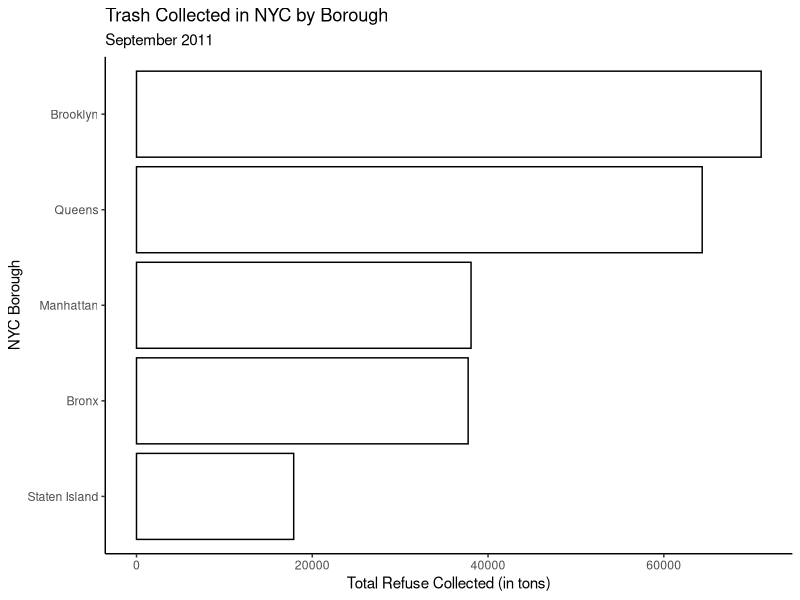
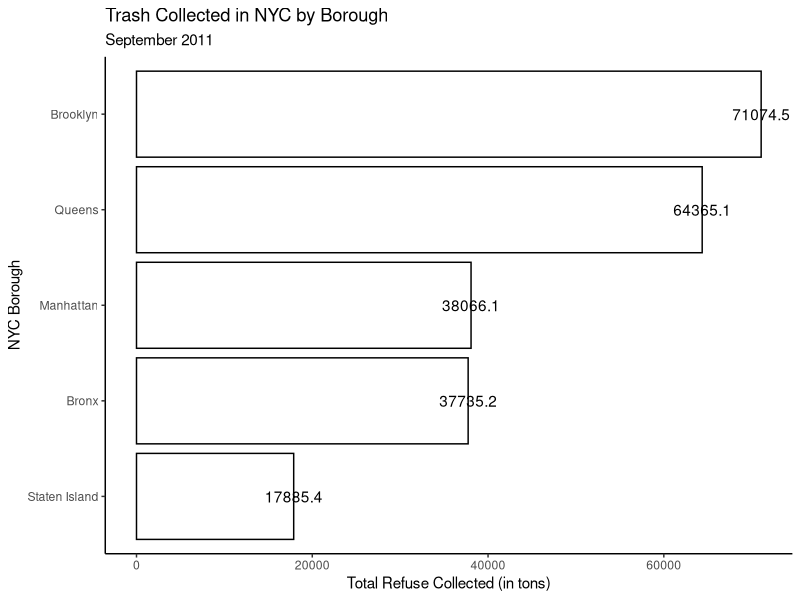
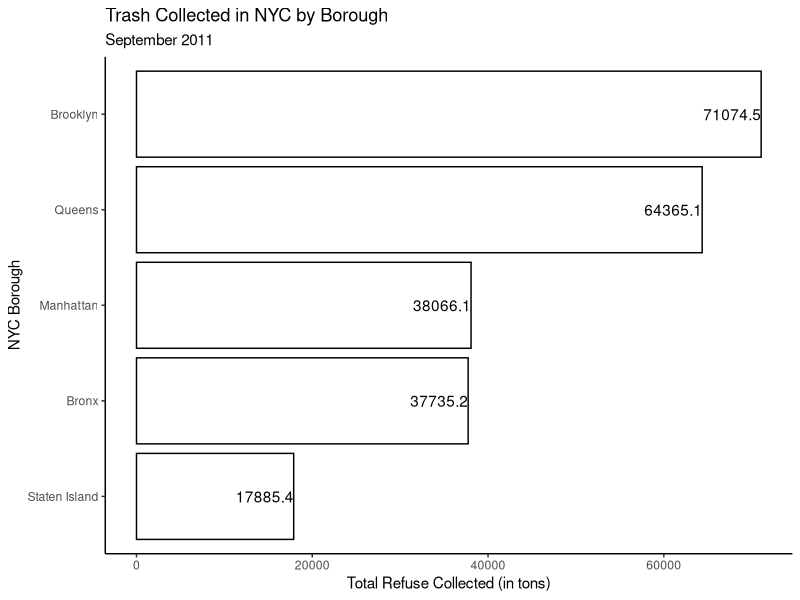
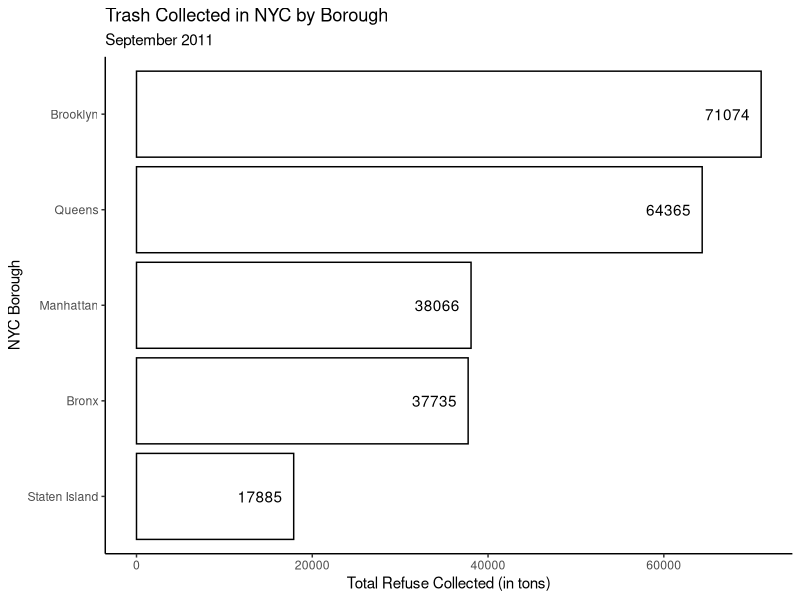
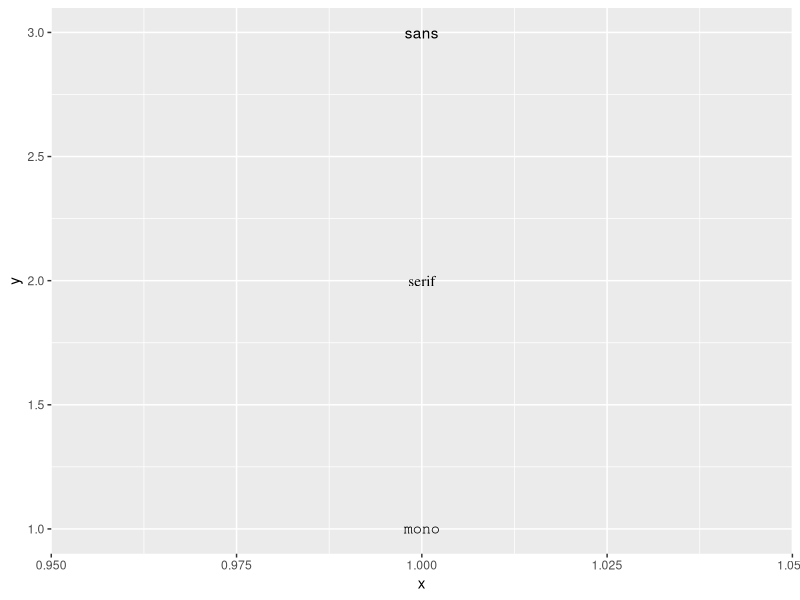
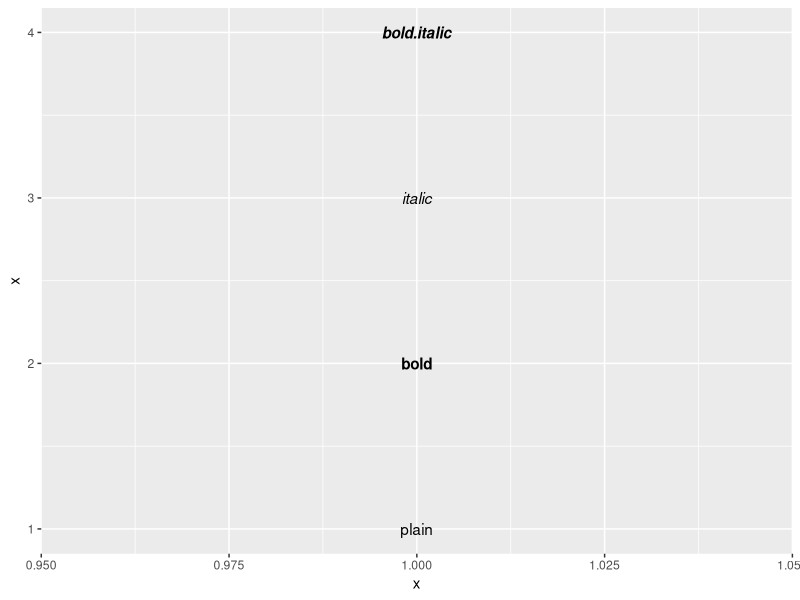
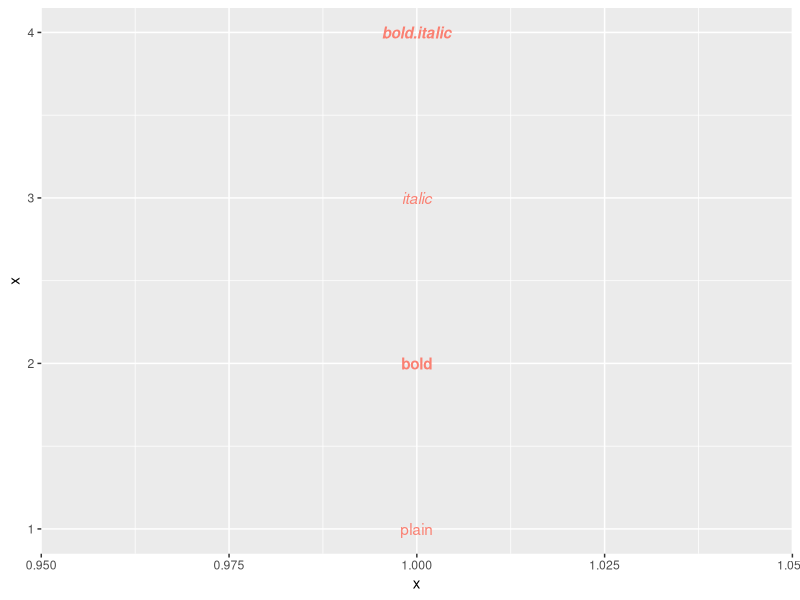
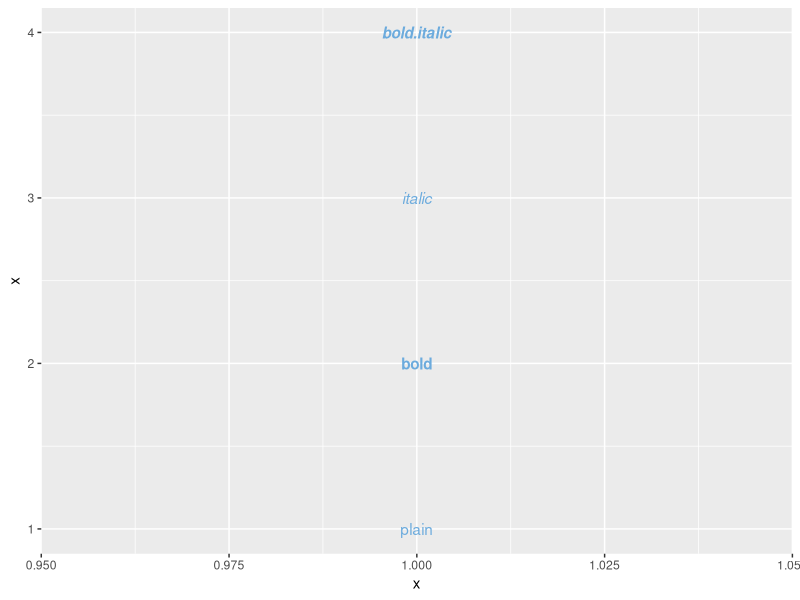

Source code (R) for these figures, in order:
## ---- chunk 1
library(tidyverse)

## Let's start with our NYC Trash Horizontal Bar Chart ##

nyc <- readxl::read_xlsx("NYC Trash Data.xlsx")

## Subset to September 2011 ##

nyc_sept11 <- nyc |>
  dplyr::filter(MONTH == 9 & YEAR == 2011)

## Sum up REFUSETONSCOLLECTED variable by Borough ##

trash_tot <- nyc_sept11 |>
  dplyr::group_by(BOROUGH) |>
  dplyr::summarize(Sum_Trash = sum(REFUSETONSCOLLECTED))

## Visualization we left off with: ##

trash_tot |>
  ggplot(aes(x=Sum_Trash,y=reorder(BOROUGH,Sum_Trash))) +
  geom_bar(stat='identity',color='black',fill='white') +
  labs(y = "NYC Borough",
       x = "Total Refuse Collected (in tons)",
       title = "Trash Collected in NYC by Borough",
       subtitle = "September 2011") +
  theme_classic()
## ---- chunk 2
trash_tot |>
  ggplot(aes(x=Sum_Trash,y=reorder(BOROUGH,Sum_Trash))) +
  geom_bar(stat='identity',color='black',fill='white') +
  geom_text(aes(label=Sum_Trash)) +
  labs(y = "NYC Borough",
       x = "Total Refuse Collected (in tons)",
       title = "Trash Collected in NYC by Borough",
       subtitle = "September 2011") +
  theme_classic()
## ---- chunk 3
trash_tot |>
  ggplot(aes(x=Sum_Trash,y=reorder(BOROUGH,Sum_Trash))) +
  geom_bar(stat='identity',color='black',fill='white') +
  geom_text(aes(label=Sum_Trash),hjust = 1) +
  labs(y = "NYC Borough",
       x = "Total Refuse Collected (in tons)",
       title = "Trash Collected in NYC by Borough",
       subtitle = "September 2011") +
  theme_classic()
## ---- chunk 4
trash_tot |>
  ggplot(aes(x=Sum_Trash,y=reorder(BOROUGH,Sum_Trash))) +
  geom_bar(stat='identity',color='black',fill='white') +
  geom_text(aes(label=round(Sum_Trash)),hjust=1.25) +
  labs(y = "NYC Borough",
       x = "Total Refuse Collected (in tons)",
       title = "Trash Collected in NYC by Borough",
       subtitle = "September 2011") +
  theme_classic()
## ---- chunk 5
df <- data.frame(x = 1, y = 3:1, 
                 family = c("sans", "serif", "mono"))
df |>
  ggplot(aes(x, y)) + 
  geom_text(aes(label = family, 
                family = family))
## ---- chunk 6
df <- data.frame(x = 1:4, fontface = c("plain", "bold", "italic", "bold.italic"))
df |>
  ggplot(aes(1, x)) + 
  geom_text(aes(label = fontface, fontface = fontface))
## ---- chunk 7
## Salmon Font ##
df |>
  ggplot(aes(1, x)) + 
  geom_text(aes(label = fontface, 
                fontface = fontface),
            color='salmon')
## ---- chunk 8
## Manchester City Light Blue ##
df |>
  ggplot(aes(1, x)) + 
  geom_text(aes(label = fontface, 
                fontface = fontface),
            color = "#6CABDD")
## ---- chunk 9
trash_tot |>
  ggplot(aes(x=Sum_Trash,y=reorder(BOROUGH,Sum_Trash))) +
  geom_bar(stat='identity',color='black',fill='white') +
  geom_text(aes(label=round(Sum_Trash)),family='serif',
            fontface='bold.italic',color='#CE1141',hjust=1.25) +
  labs(y = "NYC Borough",
       x = "Total Refuse Collected (in tons)",
       title = "Trash Collected in NYC by Borough",
       subtitle = "September 2011") +
  theme_classic()
## ---- chunk 10
trash_tot |>
  ggplot(aes(x=Sum_Trash,y=reorder(BOROUGH,Sum_Trash))) +
  geom_bar(stat='identity',color='black',fill='white') +
  geom_text(aes(label=round(Sum_Trash)),family='serif',
            fontface='bold.italic',color='#CE1141',hjust=-0.25) +
  labs(y = "NYC Borough",
       x = "Total Refuse Collected (in tons)",
       title = "Trash Collected in NYC by Borough",
       subtitle = "September 2011") +
  theme_classic()
## ---- chunk 11
trash_tot |>
  ggplot(aes(x=Sum_Trash,y=reorder(BOROUGH,Sum_Trash))) +
  geom_bar(stat='identity',color='black',fill='white') +
  geom_text(aes(label=round(Sum_Trash)),
            family='serif',
            fontface='bold.italic',
            color='#CE1141',
            hjust=-0.25) +
  labs(y = "NYC Borough",
       x = "Total Refuse Collected (in tons)",
       title = "Trash Collected in NYC by Borough",
       subtitle = "September 2011") +
  theme_classic() +
  scale_x_continuous(limits = c(0,75000))
## ---- chunk 12
trash_tot |>
  ggplot(aes(x=Sum_Trash,y=reorder(BOROUGH,Sum_Trash))) +
  geom_bar(stat='identity',color='black',fill='white') +
  geom_text(aes(label=round(Sum_Trash)),
            family='serif',
            fontface='bold.italic',
            color='#CE1141',
            hjust=-0.25) +
  labs(y = "NYC Borough",
       x = "Total Refuse Collected (in tons)",
       title = "Trash Collected in NYC by Borough",
       subtitle = "September 2011") +
  theme_classic() +
  scale_x_continuous(limits = c(0,75000),
                     breaks = seq(0,80000,
                                  by=10000))
## ---- chunk 13
## First, Save the Plot to an Object, p ##
p <- trash_tot |>
  ggplot(aes(x=Sum_Trash,y=reorder(BOROUGH,Sum_Trash))) +
  geom_bar(stat='identity',color='black',fill='white') +
  geom_text(aes(label=round(Sum_Trash)),
            family='serif',
            fontface='bold.italic',
            color='#CE1141',
            hjust=-0.25) +
  labs(y = "NYC Borough",
       x = "Total Refuse Collected (in tons)",
       title = "Trash Collected in NYC by Borough",
       subtitle = "September 2011") +
  theme_classic() +
  scale_x_continuous(limits = c(0,75000),
                     breaks = seq(0,80000,
                                  by=10000),
                     labels = scales::label_number(
                       suffix = "K",
                       scale = 1e-3))
## ---- chunk 14
## Now, Modify the Font of the Axes and Titles ##
p +
  theme(axis.text.x = element_text(family = 'serif',
                                   face = 'bold.italic',
                                   color = '#CE1141'),
        axis.title.x = element_text(family = 'serif',
                                    face = 'bold.italic',
                                    color = '#CE1141'),
        axis.text.y = element_text(family = 'serif',
                                   face = 'bold.italic',
                                   color = '#CE1141'),
        axis.title.y = element_text(family = 'serif',
                                    face = 'bold.italic',
                                    color = '#CE1141'))
## ---- chunk 15
trash_tot |>
  ggplot(aes(x=Sum_Trash,y=reorder(BOROUGH,Sum_Trash),
             fill=BOROUGH)) +
  geom_bar(stat='identity',color='black') +
  geom_text(aes(label=round(Sum_Trash)),family='serif',
            fontface='bold.italic',color='#CE1141',hjust=-0.25) +
  labs(y = "NYC Borough",
       x = "Total Refuse Collected (in tons)",
       title = "Trash Collected in NYC by Borough",
       subtitle = "September 2011") +
  theme_classic() +
  theme(axis.text.x = element_text(family = 'serif',
                                   face = 'bold.italic'),
        axis.title.x = element_text(family = 'serif',
                                    face = 'bold.italic'),
        axis.text.y = element_text(family = 'serif',
                                   face = 'bold.italic'),
        axis.title.y = element_text(family = 'serif',
                                    face = 'bold.italic')) +
  scale_x_continuous(limits = c(0,80000),
                     breaks = seq(0,80000,by=10000),
                     labels = scales::label_number(suffix = "K",
                                                   scale = 1e-3))
## ---- chunk 16
trash_tot |>
  ggplot(aes(x=Sum_Trash,y=reorder(BOROUGH,Sum_Trash),
             fill=BOROUGH)) +
  geom_bar(stat='identity',color='black') +
  geom_text(aes(label=round(Sum_Trash)),family='serif',
            fontface='bold.italic',color='#CE1141',hjust=-0.25) +
  labs(y = "NYC Borough",
       x = "Total Refuse Collected (in tons)",
       title = "Trash Collected in NYC by Borough",
       subtitle = "September 2011") +
  theme_classic() +
  theme(axis.text.x = element_text(family = 'serif',
                                   face = 'bold.italic'),
        axis.title.x = element_text(family = 'serif',
                                    face = 'bold.italic'),
        axis.text.y = element_blank(),
        axis.title.y = element_text(family = 'serif',
                                    face = 'bold.italic'),
        axis.ticks.y = element_blank()) +
  scale_x_continuous(limits = c(0,80000),
                     breaks = seq(0,80000,by=10000),
                     labels = scales::label_number(suffix = "K",
                                                   scale = 1e-3))
## ---- chunk 17
## Bottom ##
trash_tot |>
  ggplot(aes(x=Sum_Trash,y=reorder(BOROUGH,Sum_Trash),fill=BOROUGH)) +
  geom_bar(stat='identity',color='black') +
  geom_text(aes(label=round(Sum_Trash)),family='serif',
            fontface='bold.italic',color='#CE1141',hjust=-0.25) +
  labs(y = "NYC Borough",
       x = "Total Refuse Collected (in tons)",
       title = "Trash Collected in NYC by Borough",
       subtitle = "September 2011",
       fill = "Borough") +
  theme_classic() +
  theme(axis.text.x = element_text(family = 'serif',
                                   face = 'bold.italic'),
        axis.title.x = element_text(family = 'serif',
                                    face = 'bold.italic'),
        axis.text.y = element_blank(),
        axis.title.y = element_text(family = 'serif',
                                    face = 'bold.italic'),
        axis.ticks.y = element_blank(),
        legend.position = "bottom") +
  scale_x_continuous(limits = c(0,80000),
                     breaks = seq(0,80000,by=10000),
                     labels = scales::label_number(suffix = "K",
                                                   scale = 1e-3))
## ---- chunk 18
library(viridis)
trash_tot |>
  ggplot(aes(x=Sum_Trash,y=reorder(BOROUGH,Sum_Trash),fill=BOROUGH)) +
  geom_bar(stat='identity',color='black') +
  geom_text(aes(label=round(Sum_Trash)),family='serif',
            fontface='bold.italic',color='#CE1141',hjust=-0.25) +
  labs(y = "NYC Borough",
       x = "Total Refuse Collected (in tons)",
       title = "Trash Collected in NYC by Borough",
       subtitle = "September 2011",
       fill = "Borough") +
  theme_classic() +
  theme(axis.text.x = element_text(family = 'serif',
                                   face = 'bold.italic'),
        axis.title.x = element_text(family = 'serif',
                                    face = 'bold.italic'),
        axis.text.y = element_blank(),
        axis.title.y = element_text(family = 'serif',
                                    face = 'bold.italic'),
        axis.ticks.y = element_blank(),
        legend.position = "bottom") +
  scale_x_continuous(limits = c(0,80000),
                     breaks = seq(0,80000,by=10000),
                     labels = scales::label_number(suffix = "K",
                                                   scale = 1e-3)) +
  scale_fill_viridis(discrete = T)
## ---- chunk 19
trash_tot |>
  ggplot(aes(x=Sum_Trash,y=reorder(BOROUGH,Sum_Trash),fill=BOROUGH)) +
  geom_bar(stat='identity',color='black') +
  geom_text(aes(label=round(Sum_Trash)),family='serif',
            fontface='bold.italic',color='#CE1141',hjust=-0.25) +
  labs(y = "NYC Borough",
       x = "Total Refuse Collected (in tons)",
       title = "Trash Collected in NYC by Borough",
       subtitle = "September 2011",
       fill = "Borough") +
  theme_classic() +
  theme(axis.text.x = element_text(family = 'serif',
                                   face = 'bold.italic'),
        axis.title.x = element_text(family = 'serif',
                                    face = 'bold.italic'),
        axis.text.y = element_blank(),
        axis.title.y = element_text(family = 'serif',
                                    face = 'bold.italic'),
        axis.ticks.y = element_blank(),
        legend.position = "bottom") +
  scale_x_continuous(limits = c(0,80000),
                     breaks = seq(0,80000,by=10000),
                     labels = scales::label_number(suffix = "K",
                                                   scale = 1e-3)) +
  scale_fill_viridis(discrete = T,
                     option = "H")
## ---- chunk 20
library(RColorBrewer)
trash_tot |>
  ggplot(aes(x=Sum_Trash,y=reorder(BOROUGH,Sum_Trash),fill=BOROUGH)) +
  geom_bar(stat='identity',color='black') +
  geom_text(aes(label=round(Sum_Trash)),family='serif',
            fontface='bold.italic',color='#CE1141',hjust=-0.25) +
  labs(y = "NYC Borough",
       x = "Total Refuse Collected (in tons)",
       title = "Trash Collected in NYC by Borough",
       subtitle = "September 2011",
       fill = "Borough") +
  theme_classic() +
  theme(axis.text.x = element_text(family = 'serif',
                                   face = 'bold.italic'),
        axis.title.x = element_text(family = 'serif',
                                    face = 'bold.italic'),
        axis.text.y = element_blank(),
        axis.title.y = element_text(family = 'serif',
                                    face = 'bold.italic'),
        axis.ticks.y = element_blank(),
        legend.position = "bottom") +
  scale_x_continuous(limits = c(0,80000),
                     breaks = seq(0,80000,by=10000),
                     labels = scales::label_number(suffix = "K",
                                                   scale = 1e-3)) +
  scale_fill_brewer(palette = "Pastel1")
## ---- chunk 21
## Specify Vector of Colors ##
borough_colors <- c("Bronx" = 'red',
                    "Brooklyn" = 'blue',
                    "Manhattan" = "orange",
                    "Queens" = "yellow",
                    "Staten Island" = 'violet')
## ---- chunk 22
trash_tot |>
  ggplot(aes(x=Sum_Trash,y=reorder(BOROUGH,Sum_Trash),fill=BOROUGH)) +
  geom_bar(stat='identity',color='black') +
  geom_text(aes(label=round(Sum_Trash)),family='serif',
            fontface='bold.italic',color='#CE1141',hjust=-0.25) +
  labs(y = "NYC Borough",
       x = "Total Refuse Collected (in tons)",
       title = "Trash Collected in NYC by Borough",
       subtitle = "September 2011",
       fill = "Borough") +
  theme_classic() +
  theme(axis.text.x = element_text(family = 'serif',
                                   face = 'bold.italic'),
        axis.title.x = element_text(family = 'serif',
                                    face = 'bold.italic'),
        axis.text.y = element_blank(),
        axis.title.y = element_text(family = 'serif',
                                    face = 'bold.italic'),
        axis.ticks.y = element_blank(),
        legend.position = "bottom") +
  scale_x_continuous(limits = c(0,80000),
                     breaks = seq(0,80000,by=10000),
                     labels = scales::label_number(suffix = "K",
                                                   scale = 1e-3)) +
  scale_fill_manual(values = borough_colors)
